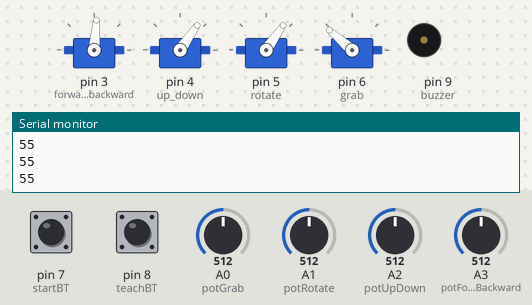
Recording of a sketch running on a simulated Arduino Uno, built with avr-gcc and run on an emulated ATmega328P. Parts: 4 × servo, buzzer (waves = sounding), the last lines printed to the serial monitor. The inputs (shaded band) are chosen by the test bench; at power-on: pin 7 (startBT) HIGH, A2 (potUpDown) = 512, pin 8 (teachBT) HIGH, A0 (potGrab) = 512, A1 (potRotate) = 512, A3 (potForwardBackward) = 512.

Above: at 5.3 s.
5.4 s: pin 7 (startBT) pulled LOW for 0.15 s
At 5.9 s:
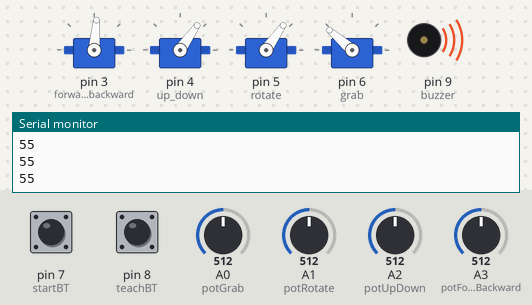
8.5 s: A2 (potUpDown) set to 716
11.5 s: pin 8 (teachBT) pulled LOW for 1 s
At 13.6 s:
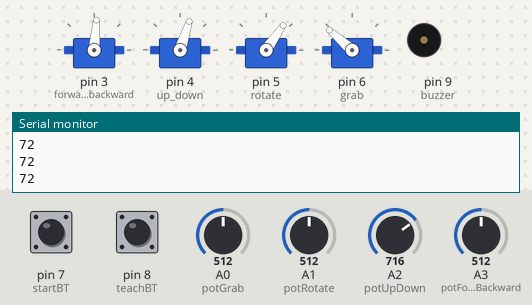
14.1 s: A0 (potGrab) set to 716
At 14.7 s:
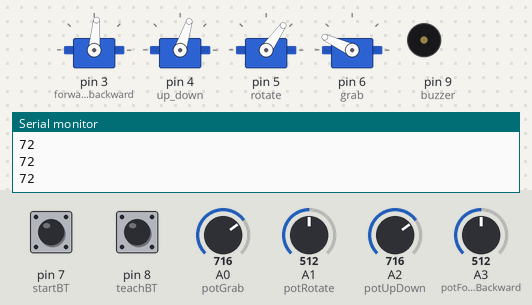
15.6 s: A1 (potRotate) set to 716
At 16.4 s:
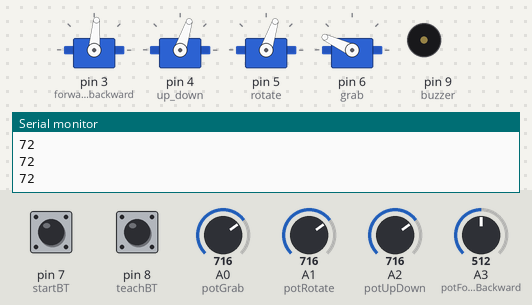
17.1 s: A3 (potForwardBackward) set to 716
At 17.5 s:
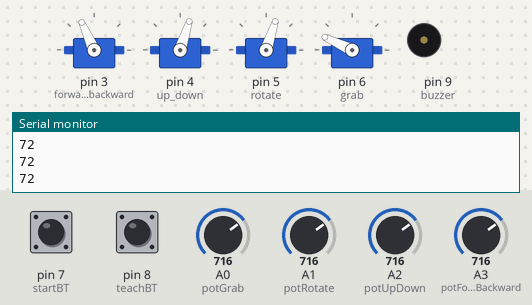
Timing chart, 0 to 19.6 s (numbered marks = the images above; inputs shaded):
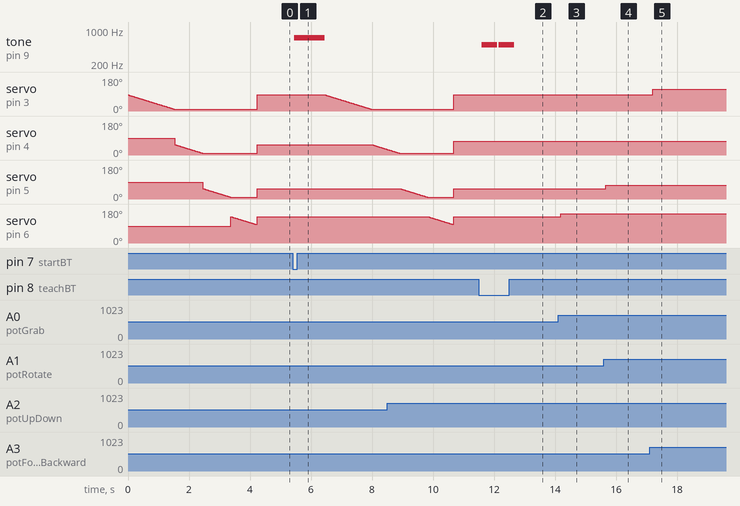

Measured:
- after the input at 5.4 s, tone on pin 9 (buzzer): silent → 700 Hz after 0.05 s, → silent 1.0 s later; servo on pin 3 (forward_backward): moves from 85° to 10° over 1.5 s, starting after 1.1 s; servo on pin 4 (up_down): moves from 55° to 30° over 0.48 s, starting after 2.6 s
- after the input at 11.5 s, tone on pin 9 (buzzer): alternates 500 Hz for 0.50 s and silent for 0.05 s, 4 changes in all, then stays silent, starting after 0.10 s
- after the input at 14.1 s, servo on pin 6 (grab): 139° → 155° after 0.08 s
- after the input at 15.6 s, servo on pin 5 (rotate): 55° → 72° after 0.06 s
- after the input at 17.1 s, servo on pin 3 (forward_backward): 85° → 114° after 0.10 s

The sketch:

eezybotarm_pot.ino
```cpp
/*  Arduino Robotic Arm with Grab
 *  More info: http://www.ardumotive.com/
 *  Dev: Michalis Vasilakis Data: 12/12/2016 Ver: 1.1 */

#include <Servo.h>

//Create servo objects to control servo motors
Servo up_down;
Servo forward_backward;
Servo rotate;
Servo grab;

//Constants
const int startBT = 7;
const int teachBT = 8;
const int buzzer = 9;
const int potForwardBackward = A3;
const int potUpDown = A2;
const int potRotate = A1;
const int potGrab = A0;
//Max and Min values for servos ! Change them to meet your setup !
const int minGrab=100;
const int maxGrab=179;
const int minRotate=10;
const int maxRotate=100;
const int minUpDown=10;
const int maxUpDown=100;
const int minForwardBackward=10;
const int maxForwardBackward=160;
//-------------------------------------//
//Variables
int readUpDown,readForwardBackward,readRotate,readGrab,readTeach,readStart;
int teachUpDown[100],teachForwardBackward[100],teachRotate[100],teachGrab[100];
boolean started =false;
int index = 1;
int stepSpeed = 20; //Change this to fo faster!

void setup() {
  Serial.begin(115200);
  //Attach Servo motors
  forward_backward.attach(3);
  up_down.attach(4);
  rotate.attach(5); //portokali xontro
  grab.attach(6);
  //Inputs-Outputs
  pinMode(teachBT, INPUT_PULLUP);
  pinMode(startBT, INPUT_PULLUP);
  pinMode(buzzer, OUTPUT);
  //Do a smooth movement on startup, from home potion to pot position:
  readInputs();
  goHome();
}

void loop() {
  if (!started){
    readInputs();
    delay(50);
    moveMotores();
    if (readTeach==LOW){
      savePosition();
      tone(buzzer,500);
      delay(500);
      noTone(buzzer);
    }
    if (readStart==LOW){
      tone(buzzer,700);
      started=true;
      delay(1000);
      noTone(buzzer);
    }
  }
  else{
    goHome();
    runTeach();
  }
}

void readInputs(){
  //Read potentiometers
  readUpDown = analogRead(potUpDown);
  readUpDown = map(readUpDown,0,1023,minUpDown,maxUpDown);
  Serial.println(readUpDown);
  readForwardBackward = analogRead(potForwardBackward);
  readForwardBackward = map(readForwardBackward,0,1023,minForwardBackward,maxForwardBackward);
  readRotate = analogRead(potRotate);
  readRotate = map(readRotate,0,1023,minRotate,maxRotate);
  readGrab = analogRead(potGrab);
  readGrab = map(readGrab,0,1023,minGrab,maxGrab);
  //Read buttons
  readTeach = digitalRead(teachBT);
  readStart = digitalRead(startBT);
}
void moveMotores(){
  up_down.write(readUpDown);
  forward_backward.write(readForwardBackward);
  rotate.write(readRotate);
  grab.write(readGrab);
}

void savePosition(){
  teachUpDown[index] = readUpDown;
  teachForwardBackward[index] = readForwardBackward;
  teachRotate[index] = readRotate;
  teachGrab[index] = readGrab;
  index++;
}

void runTeach(){
  for (int i=0; i<index-1; i++){
    if (teachRotate[i] < teachRotate[i+1]){
      for (int j = teachRotate[i]; j<= teachRotate[i+1]; j++){
        rotate.write(j);
        delay(stepSpeed);
      }
    }
    else if (teachRotate[i] > teachRotate[i+1]){
      for (int j = teachRotate[i]; j>= teachRotate[i+1]; j--){
        rotate.write(j);
        delay(stepSpeed);
      }
    }
    else{
      rotate.write(teachRotate[i]);
    }
    if (teachGrab[i] < teachGrab[i+1]){
      for (int j = teachGrab[i]; j<= teachGrab[i+1]; j++){
        grab.write(j);
        delay(stepSpeed);
      }
    }
    else if (teachGrab[i] > teachGrab[i+1]){
      for (int j = teachGrab[i]; j>= teachGrab[i+1]; j--){
        grab.write(j);
        delay(stepSpeed);
      }
    }
    else{
      grab.write(teachGrab[i]);
    }
    if (teachForwardBackward[i] < teachForwardBackward[i+1]){
      for (int j = teachForwardBackward[i]; j<= teachForwardBackward[i+1]; j++){
        forward_backward.write(j);
        delay(stepSpeed);
      }
    }
    else if (teachForwardBackward[i] > teachForwardBackward[i+1]){
      for (int j = teachForwardBackward[i]; j>= teachForwardBackward[i+1]; j--){
        forward_backward.write(j);
        delay(stepSpeed);
      }
    }
    else{
      forward_backward.write(teachForwardBackward[i]);
    }
    if (teachUpDown[i] < teachUpDown[i+1]){
      for (int j = teachUpDown[i]; j<= teachUpDown[i+1]; j++){
        up_down.write(j);
        delay(stepSpeed);
      }
    }
    else if (teachUpDown[i] > teachUpDown[i+1]){
      for (int j = teachUpDown[i]; j>= teachUpDown[i+1]; j--){
        up_down.write(j);
        delay(stepSpeed);
      }
    }
    else{
      up_down.write(teachUpDown[i]);
    }
  }
  started=false;
}

void moveMotorSentidoHorario(Servo &motor, int anguloAtual, int anguloDesejado) {
  for (int j = anguloAtual; j <= anguloDesejado; j++) {
    motor.write(j);
    delay(stepSpeed);
  }
}

void moveMotorSentidoAntiHorario(Servo &motor, int anguloAtual, int anguloDesejado) {
  for (int j = anguloAtual; j >= anguloDesejado; j--) {
    motor.write(j);
    delay(stepSpeed);
  }
}

void moveMotor(Servo &motor, int anguloAtual, int anguloDesejado) {
  if (anguloAtual < anguloAtual) {
    moveMotorSentidoHorario(motor, anguloAtual, anguloDesejado);
  }
  else if (anguloAtual > anguloDesejado) {
    moveMotorSentidoAntiHorario(motor, anguloAtual, anguloDesejado);
  }
  else {
    motor.write(anguloAtual);
  }
}

//Change values if it's necessary...
void goHome() {
  moveMotor(forward_backward, readForwardBackward, minForwardBackward);
  moveMotor(up_down, readUpDown, minUpDown);
  moveMotor(rotate, readRotate, minRotate);
  moveMotor(grab, readGrab, minGrab);
  //Always start from home position
  teachForwardBackward[0]= minForwardBackward;
  teachUpDown[0]=minUpDown;
  teachRotate[0]=minRotate;
  teachGrab[0]=minGrab;
}
```
